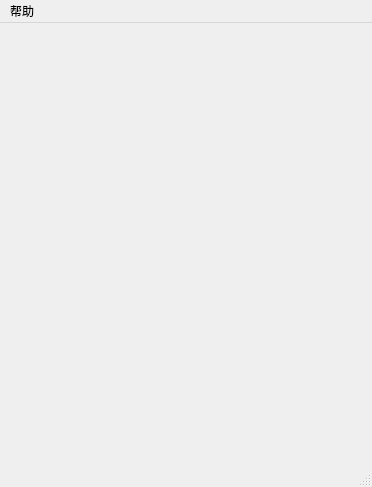
<?xml version="1.0" encoding="UTF-8"?>
<ui version="4.0">
 <class>MainWindow2</class>
 <widget class="QMainWindow" name="MainWindow2">
  <property name="geometry">
   <rect>
    <x>0</x>
    <y>0</y>
    <width>372</width>
    <height>487</height>
   </rect>
  </property>
  <property name="windowTitle">
   <string>MainWindow</string>
  </property>
  <widget class="QWidget" name="centralwidget"/>
  <widget class="QMenuBar" name="menubar">
   <property name="geometry">
    <rect>
     <x>0</x>
     <y>0</y>
     <width>372</width>
     <height>23</height>
    </rect>
   </property>
   <widget class="QMenu" name="menu">
    <property name="title">
     <string>帮助</string>
    </property>
    <addaction name="action"/>
   </widget>
   <addaction name="menu"/>
  </widget>
  <widget class="QStatusBar" name="statusbar"/>
  <action name="action">
   <property name="text">
    <string>查看规则</string>
   </property>
  </action>
 </widget>
 <resources/>
 <connections/>
</ui>
